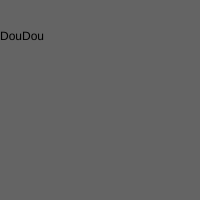
Frame 1 (no input)
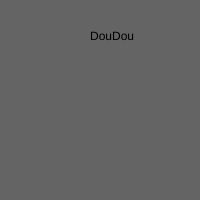
Frame 60 (no input)
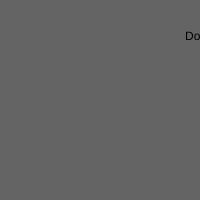
Frame 120 (the mouse pressed at the canvas centre since frame 60)

The p5.js sketch that drew these frames (run headless with seeded random() and noise() and a simulated clock; from frame 60 on, the mouse is pressed at the canvas centre):

// p5.js sketch
// ── sketch.js
var x = 0 ;

function setup() {
  // put setup code here
  createCanvas(200, 200);
}

function draw() {
  // put drawing code here
  background(100);

text("DouDou" , x , 40);
x += 5;
if (x > 200 ){
  x = 0 ;
}
}
